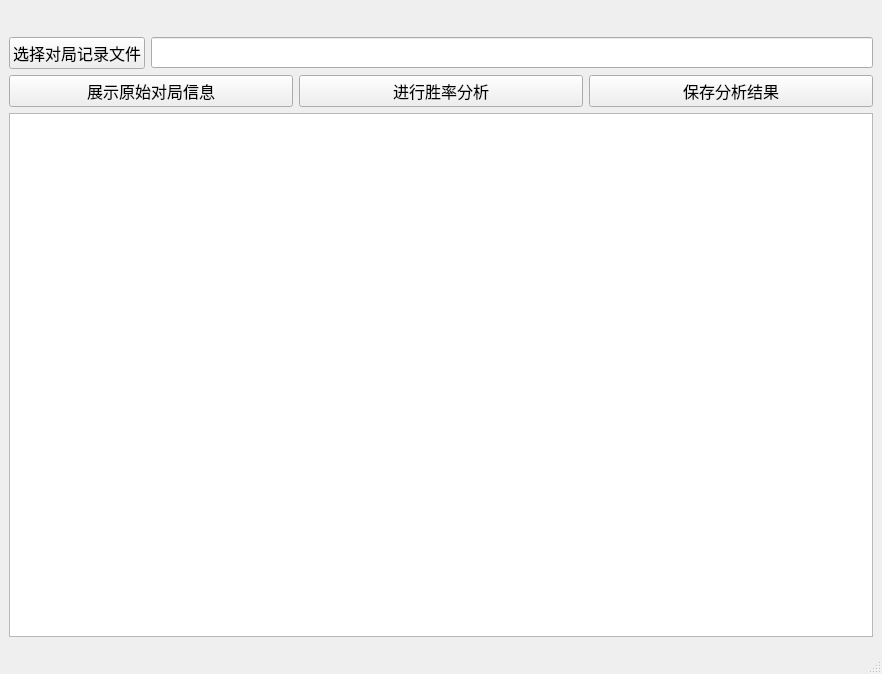
<?xml version="1.0" encoding="UTF-8"?>
<ui version="4.0">
 <class>MainWindow</class>
 <widget class="QMainWindow" name="MainWindow">
  <property name="geometry">
   <rect>
    <x>0</x>
    <y>0</y>
    <width>882</width>
    <height>674</height>
   </rect>
  </property>
  <property name="baseSize">
   <size>
    <width>387</width>
    <height>87</height>
   </size>
  </property>
  <property name="font">
   <font>
    <family>华文楷体</family>
    <pointsize>12</pointsize>
   </font>
  </property>
  <property name="windowTitle">
   <string>仿真2D 胜率分析软件</string>
  </property>
  <property name="windowIcon">
   <iconset>
    <normaloff>../../../../../../学习/RobCup/软件著作/仿真2D Fedit2阵型修正软件/仿真2D Fedit2阵型修正软件V1.0/Sources/favicon.ico</normaloff>../../../../../../学习/RobCup/软件著作/仿真2D Fedit2阵型修正软件/仿真2D Fedit2阵型修正软件V1.0/Sources/favicon.ico</iconset>
  </property>
  <widget class="QWidget" name="centralwidget">
   <property name="maximumSize">
    <size>
     <width>16777215</width>
     <height>16777215</height>
    </size>
   </property>
   <property name="autoFillBackground">
    <bool>true</bool>
   </property>
   <layout class="QGridLayout" name="gridLayout_2">
    <item row="2" column="0">
     <layout class="QHBoxLayout" name="horizontalLayout">
      <item>
       <widget class="QPushButton" name="showPushButton">
        <property name="text">
         <string>展示原始对局信息</string>
        </property>
       </widget>
      </item>
      <item>
       <widget class="QPushButton" name="analysisPushButton">
        <property name="text">
         <string>进行胜率分析</string>
        </property>
       </widget>
      </item>
      <item>
       <widget class="QPushButton" name="savePushButton">
        <property name="text">
         <string>保存分析结果</string>
        </property>
       </widget>
      </item>
     </layout>
    </item>
    <item row="1" column="0">
     <layout class="QGridLayout" name="gridLayout">
      <item row="0" column="1">
       <widget class="QLineEdit" name="filePathLineEdit"/>
      </item>
      <item row="0" column="0">
       <widget class="QPushButton" name="selectFilePushButton">
        <property name="text">
         <string>选择对局记录文件</string>
        </property>
       </widget>
      </item>
     </layout>
    </item>
    <item row="3" column="0">
     <widget class="QTextEdit" name="finalResult"/>
    </item>
    <item row="0" column="0">
     <layout class="QHBoxLayout" name="imagesHorizontalLayout">
      <item>
       <widget class="QLabel" name="labelUniversityLogo">
        <property name="maximumSize">
         <size>
          <width>300</width>
          <height>75</height>
         </size>
        </property>
        <property name="baseSize">
         <size>
          <width>300</width>
          <height>75</height>
         </size>
        </property>
        <property name="text">
         <string/>
        </property>
        <property name="pixmap">
         <pixmap>logo/university.png</pixmap>
        </property>
        <property name="scaledContents">
         <bool>true</bool>
        </property>
       </widget>
      </item>
      <item>
       <widget class="QLabel" name="labelTeamLogo">
        <property name="maximumSize">
         <size>
          <width>250</width>
          <height>125</height>
         </size>
        </property>
        <property name="text">
         <string/>
        </property>
        <property name="pixmap">
         <pixmap>logo/team.jpg</pixmap>
        </property>
        <property name="scaledContents">
         <bool>true</bool>
        </property>
       </widget>
      </item>
      <item>
       <widget class="QLabel" name="labelCollegeLogo">
        <property name="maximumSize">
         <size>
          <width>300</width>
          <height>75</height>
         </size>
        </property>
        <property name="text">
         <string/>
        </property>
        <property name="pixmap">
         <pixmap>logo/college.png</pixmap>
        </property>
        <property name="scaledContents">
         <bool>true</bool>
        </property>
       </widget>
      </item>
     </layout>
    </item>
   </layout>
  </widget>
  <widget class="QStatusBar" name="statusbar"/>
 </widget>
 <resources/>
 <connections/>
</ui>
